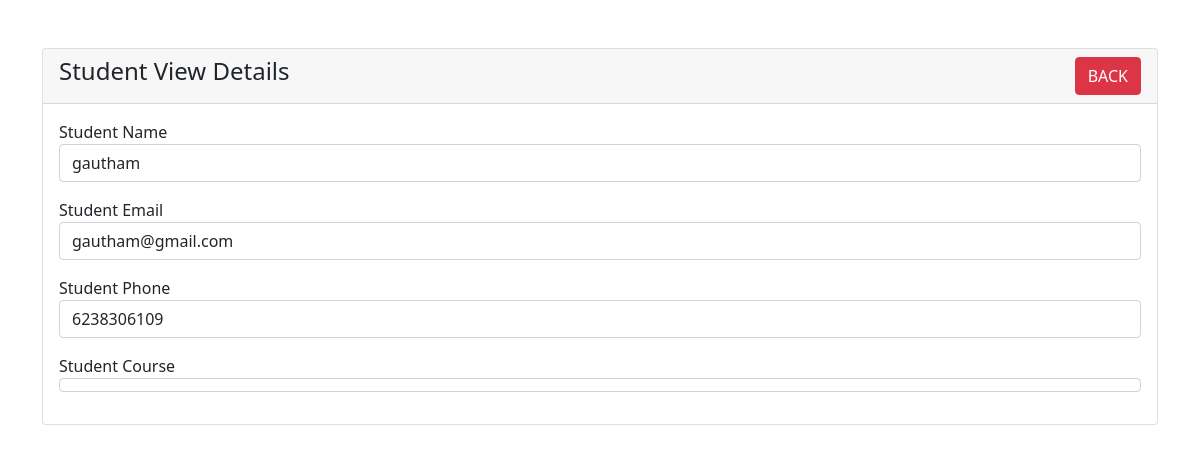
The page /Admin/student-view.php?app_id=20 on the database its author committed.
### tables this page shows
CREATE TABLE `form` (
  `mgapp_number` int(6) NOT NULL,
  `name` varchar(50) NOT NULL,
  `email` varchar(50) NOT NULL,
  `phone` bigint(10) NOT NULL,
  `address` varchar(50) NOT NULL,
  `aadhaar` int(50) NOT NULL,
  `religion` enum('hindu','chrisian','muslim') NOT NULL,
  `gender` enum('male','female','other') NOT NULL,
  `app_id` int(6) NOT NULL,
  `status` varchar(50) NOT NULL DEFAULT 'Pending'
);

### Admin/student-view.php (the view, shortened to what this page needs)
<?php
require 'dbcon.php';
?>
<!doctype html>
<html lang="en">
  <head>
    <link href="https://cdn.jsdelivr.net/npm/bootstrap@5.1.3/dist/css/bootstrap.min.css" rel="stylesheet">
</head>
<body>
    <div class="container mt-5">
        <div class="row">
            <div class="col-md-12">
                <div class="card">
                    <div class="card-header">
                        <h4>Student View Details
                            <a href="index.php" class="btn btn-danger float-end">BACK</a>
                        </h4>
                    </div>
                    <div class="card-body">
                        <?php
if (isset($_GET['app_id'])) {
    $student_id = mysqli_real_escape_string($con,$_GET['app_id']);
    $query      = "SELECT * FROM form  WHERE app_id='$student_id' ";
    $query_run  = mysqli_query($con, $query);
    if (mysqli_num_rows($query_run) > 0) {
        $student = mysqli_fetch_array($query_run);
?>
                                    <div class="mb-3">
                                        <label>Student Name</label>
                                        <p class="form-control">
                                            <?= $student['name']; ?>
                                       </p>
                                    </div>
                                    <div class="mb-3">
                                        <label>Student Email</label>
                                        <p class="form-control">
                                            <?= $student['email']; ?>
                                       </p>
                                    </div>
                                    <div class="mb-3">
                                        <label>Student Phone</label>
                                        <p class="form-control">
                                            <?= $student['phone']; ?>
                                       </p>
                                    </div>
                                    <div class="mb-3">
                                        <label>Student Course</label>
                                        <p class="form-control">
                                       </p>
                                    </div>
                                <?php
    } else {
        echo "<h4>No Such Id Found</h4>";
    }
}
else {
    echo "<h4>issue with the if</h4>";
}
?>
                   </div>
                </div>
            </div>
        </div>
    </div>
</body>
</html>

### rows shown on the page
form: name "gautham", email "gautham@gmail.com", phone "6238306109"
